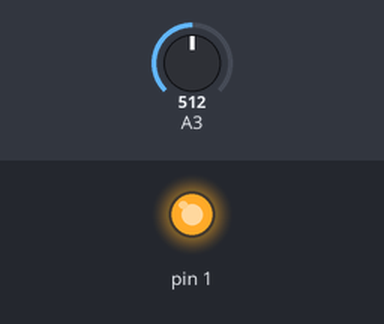
Simulated run of this sketch. Board: Arduino Uno, built with avr-gcc and run on an emulated ATmega328P. Parts: output pins drawn as LEDs (lit = HIGH). Inputs (shaded band) come from the test bench; at power-on: A3 = 512.

Above: at 1.2 s.
1.3 s: A3 set to 603
2.8 s: A3 set to 629
4.3 s: A3 set to 545
5.8 s: A3 set to 518
7.3 s: A3 set to 716
At 8.3 s:
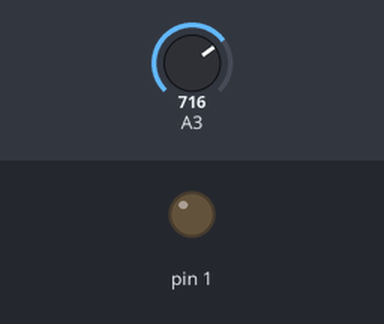
8.8 s: A3 set to 807
10.3 s: A3 set to 826
Timing chart, 0 to 12.8 s (numbered marks = the images above; inputs shaded):
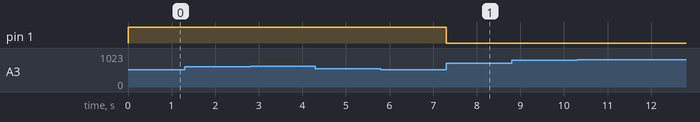

The sketch:

Jar.ino
```cpp
//#include <SoftwareSerial.h>

//SoftwareSerial serial(0, 1);

boolean lightOn = true;

void setup()
{
//  serial.begin(9600);
  pinMode(1, OUTPUT);
  digitalWrite(1, HIGH);
}

void loop()
{
  long val, minval = 1023, maxval = 0;

  for (int i = 0; i < 20; i++) {
    val = analogRead(3);
    if (val > maxval) maxval = val;
    if (val < minval) minval = val;
  }

  //analogWrite(0, 255 - constrain(map(maxval - minval, 100, 1023, 0, 255), 0, 255));

  if (maxval - minval > 100) {
    if (lightOn == true) {
      digitalWrite(1, LOW);
      lightOn = false;
    } else {
      digitalWrite(1, HIGH);
      lightOn = true;
    }

    delay(1000); // wait a second so as not to immediately toggle the light again
  }

//  serial.print(maxval - minval); serial.print("\t");
//  serial.print(minval); serial.print("\t");
//  serial.print(maxval); serial.print("\t");
//  serial.println();
}
```

Measured:
- after the input at 1.3 s, every drawn part: stays the same
- after the input at 2.8 s, every drawn part: stays the same
- after the input at 4.3 s, every drawn part: stays the same
- after the input at 5.8 s, every drawn part: stays the same
- after the input at 7.3 s, pin 1: HIGH → LOW at once
- after the input at 8.8 s, every drawn part: stays the same
- after the input at 10.3 s, every drawn part: stays the same
